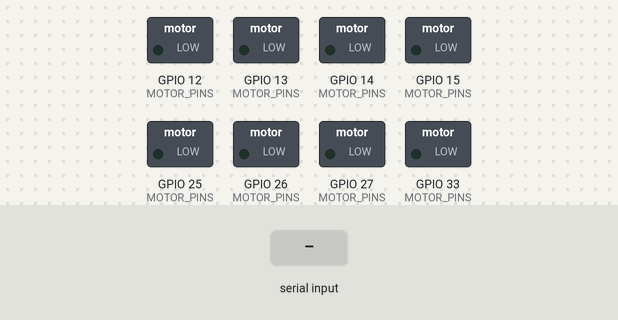
Bench run of a program on a simulated ESP32. On the bench: switched loads named in the program (green lamp = pin HIGH). The test bench sets the inputs (shaded band). What the program prints to the serial monitor is not drawn.

Above: at 18.7 s.
18.8 s: "s" received over Serial
20.3 s: "a" received over Serial
At 20.7 s:
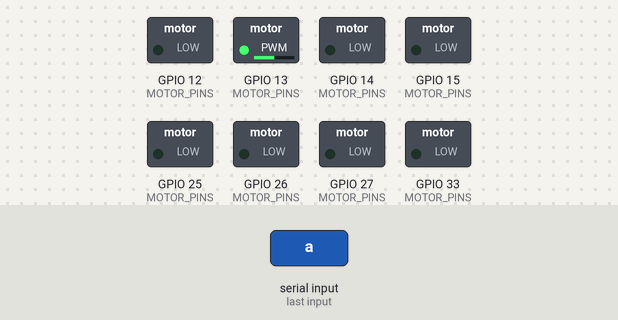
At 24.5 s:
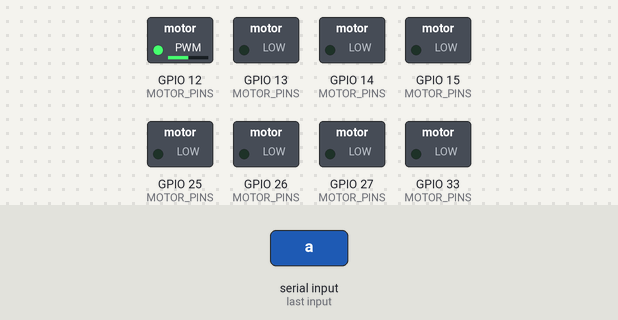
Timing chart, 0 to 28.8 s (numbered marks = the images above; inputs shaded):
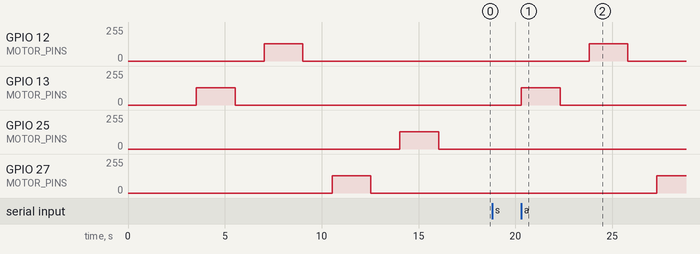

Measured:
- after the input at 18.8 s, every drawn part: stays the same
- after the input at 20.3 s, GPIO 12 (MOTOR_PINS): 0/255 → 129/255 after 3.5 s, → 0/255 2.0 s later; GPIO 13 (MOTOR_PINS): 0/255 → 129/255 at once, → 0/255 2.0 s later; GPIO 27 (MOTOR_PINS): 0/255 → 129/255 after 7.0 s

The program:

main.cpp
```cpp
/*
 * 麦轮小车 —— 轮到方向检查程序 (ESP32)
 *
 * 目的：只确认“给正占空比时，每个轮子实际是向前还是向后转”。
 * 不读编码器、不跑 PID。
 *
 * 行为：烧录/复位后 3 秒，自动依次给
 *       FL -> FR -> DL -> DR  +130 占空比、各 2 秒。
 *       请盯住小车，记住每轮方向。
 *       之后可在串口输入命令重复。
 *
 * 命令：a=再跑一遍全部；1~4=只转对应轮(+130,2s)；s=停止；h=帮助
 *
 * 接线（用户提供）：
 *   FL 电机 13,15   编码器A 32
 *   FR 电机 12,14   编码器A 34
 *   DL 电机 27,26   编码器A 35
 *   DR 电机 25,33   编码器A 36
 */

#include <Arduino.h>

static const char* WNAME[4] = {"FL", "FR", "DL", "DR"};

// 每个轮两个方向脚：(pin0, pin1)
static const int MOTOR_PINS[4][2] = {
  {13, 15},  // FL
  {12, 14},  // FR
  {27, 26},  // DL
  {25, 33},  // DR
};

static const int PWM_FREQ = 1000;  // 1 kHz
static const int PWM_RES  = 8;     // 8-bit -> 0..255

// 方向检查用的占空比
static const int CHECK_DUTY = 130;
static const int CHECK_MS   = 2000;

static void setupMotors() {
  for (int i = 0; i < 4; i++) {
    ledcSetup(i * 2,     PWM_FREQ, PWM_RES);
    ledcSetup(i * 2 + 1, PWM_FREQ, PWM_RES);
    ledcAttachPin(MOTOR_PINS[i][0], i * 2);
    ledcAttachPin(MOTOR_PINS[i][1], i * 2 + 1);
  }
}

// duty: -255..255  （正=pin0 输出 PWM；负=pin1 输出 PWM）
static void setMotor(int w, int duty) {
  duty = constrain(duty, -255, 255);
  if (duty >= 0) { ledcWrite(w * 2, duty); ledcWrite(w * 2 + 1, 0);      }
  else           { ledcWrite(w * 2, 0);    ledcWrite(w * 2 + 1, -duty);  }
}

static void stopAll() { for (int i = 0; i < 4; i++) setMotor(i, 0); }

static void spinOne(int w, int duty, int ms) {
  Serial.printf(">>> %s 轮   占空比 %+d   持续 %d ms <<<\n", WNAME[w], duty, ms);
  setMotor(w, duty);
  delay(ms);
  setMotor(w, 0);
}

static void directionRoutine() {
  Serial.println("\n===== 方向检查：每轮依次 +130，各 2 秒 =====");
  Serial.println("请盯住小车，记住每个轮是【向前】还是【向后】。\n");
  for (int i = 0; i < 4; i++) {
    spinOne(i, CHECK_DUTY, CHECK_MS);
    delay(1500);
  }
  Serial.println("\n===== 完成。请回报每个轮的方向（向前/向后）。=====\n");
}

static void help() {
  Serial.println("\n----- 命令 -----");
  Serial.println("  a : 再跑一遍完整方向检查 (FL,FR,DL,DR 依次 +130)");
  Serial.println("  1 / 2 / 3 / 4 : 只让对应轮正转 (+130) 2 秒");
  Serial.println("  s : 全部停止");
  Serial.println("  h : 显示本帮助");
  Serial.println("----------------\n");
}

void setup() {
  Serial.begin(115200);
  setupMotors();
  stopAll();
  delay(500);
  Serial.println("\n\n=== 麦轮方向检查程序 ===");
  Serial.printf("引脚: FL(13,15) FR(12,14) DL(27,26) DR(25,33)  PWM %dHz %dbit\n",
                PWM_FREQ, PWM_RES);
  help();
  Serial.println("3 秒后自动开始方向检查，请看向小车 ...");
  delay(3000);
  directionRoutine();
  Serial.println("(要看第二遍：串口输入 a 回车)");
}

void loop() {
  if (!Serial.available()) return;
  char c = Serial.read();
  while (Serial.available()) Serial.read();  // 清空

  if (c == 'a' || c == 'A') {
    directionRoutine();
  } else if (c >= '1' && c <= '4') {
    spinOne(c - '1', CHECK_DUTY, CHECK_MS);
  } else if (c == 's' || c == 'S') {
    stopAll();
    Serial.println("[stop] 全部停止");
  } else if (c == 'h' || c == 'H') {
    help();
  }
}
```
